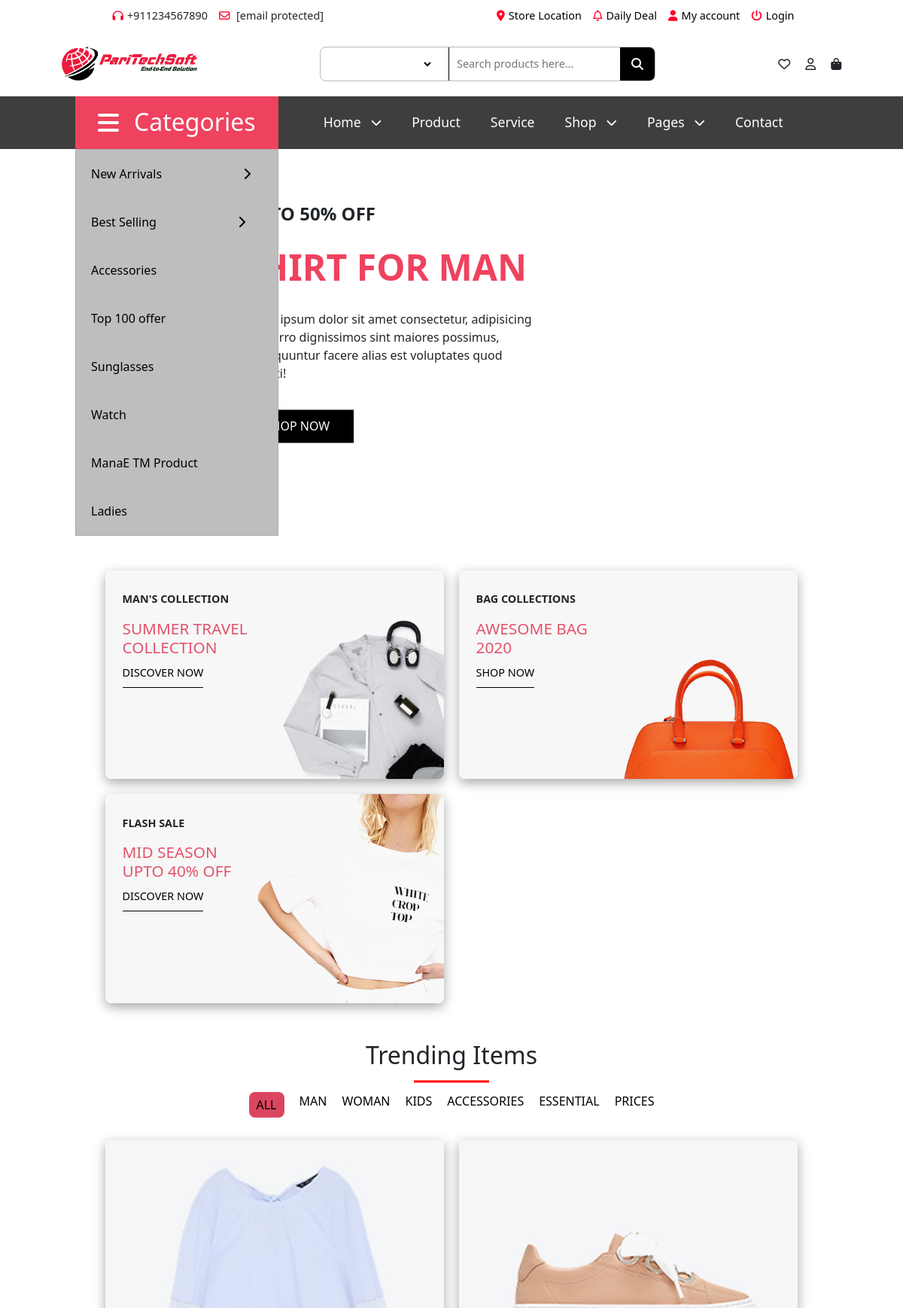
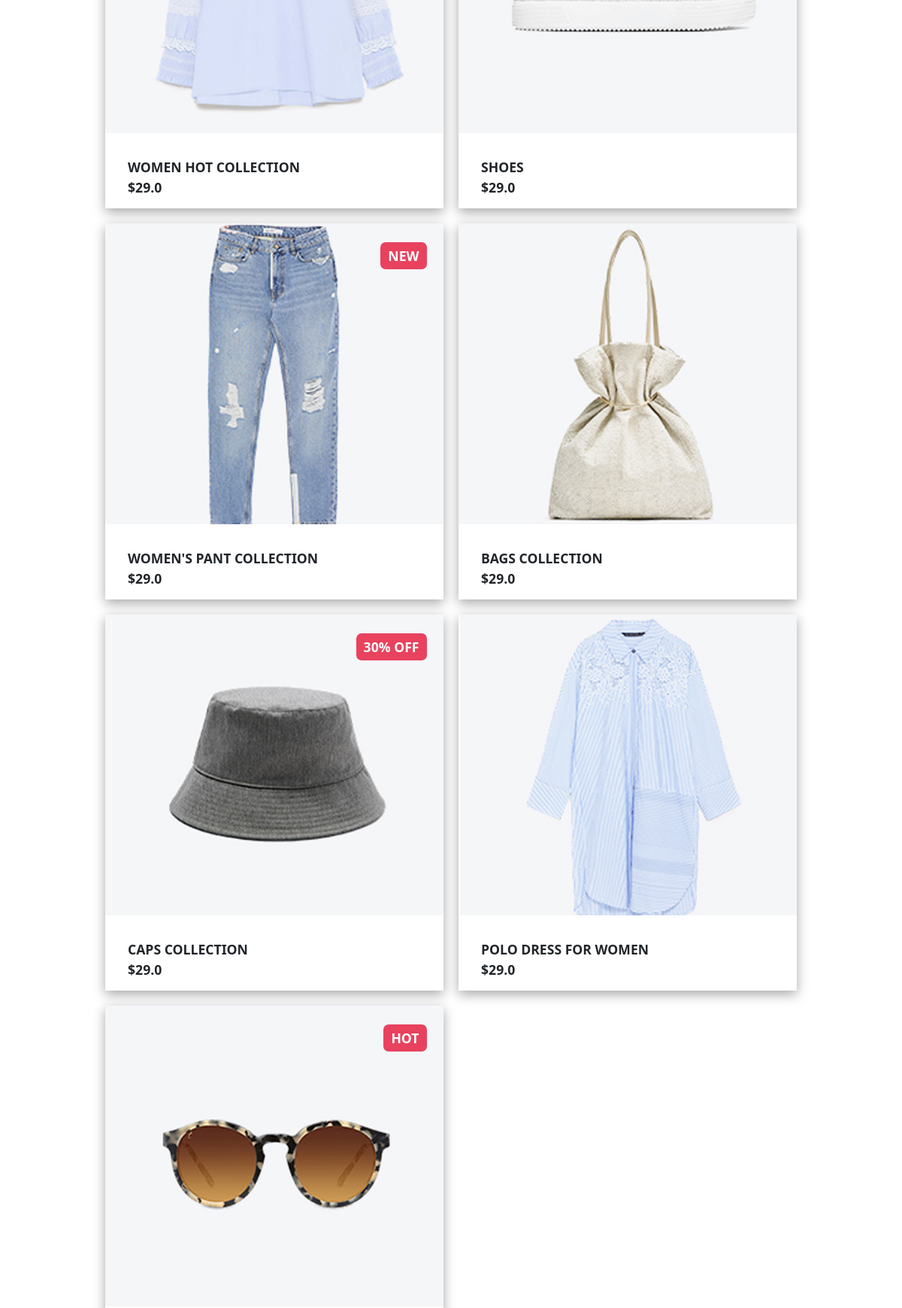
The app's page /category/2/ (upper part) with its own data (2 pictures, top to bottom).
### coreapp/models.py (models this page shows, shortened)
class Category(models.Model):
    name = models.CharField(max_length=50)

class Products(models.Model):
    name = models.CharField(max_length=100)
    price = models.FloatField()
    desc = models.TextField(blank=True)
    image = models.ImageField(upload_to='products_images/')
    offer = models.CharField(max_length=50, blank=True)
    categories = models.ManyToManyField(Category)

### coreapp/views.py (the view)
# urls.py: path('category/<int:cate_id>/', views.products_category, name='products_category'),
def products_category(request, cate_id):
    if cate_id == 0:
        category = 'All'
    else:
        category = get_object_or_404(Category, pk=cate_id)
    categories = Category.objects.all()
    products = Products.objects.filter(categories=category)
    allproducts = Products.objects.all()  # Retrieve all products
    return render(request, 'pages/index.html', {'products': products, 'category': category, 'categories': categories, 'allproducts': allproducts})

### templates/pages/index.html (shortened to what this page needs)
{% extends 'base.html' %} {% load static %} {% block pagecontent %}
<main class="main">
  <div class="main_wrap">
    <h3>up to 50% off</h3>
    <h1>shirt for man</h1>
    <p>
      Lorem ipsum dolor sit amet consectetur, adipisicing elit. Porro
      dignissimos sint maiores possimus, consequuntur facere alias est
      voluptates quod deleniti!
    </p>
    <button>shop now</button>
  </div>
</main>
{% include 'components/collections.html' %}
{% include 'components/products.html' %}
{% endblock %}

### templates/components/products.html
<section class="products">
  <h2 class="prod_title">Trending Items</h2>
    <div class="categories">
      <ul>
        <li class="active"><a href="{% url 'products_category' 0 %}">All</a></li>
        {% for cat in categories %}
        <li class=""><a href="{% url 'products_category' cat.id %}">{{ cat.name }}</a></li>
        {% endfor %}
      </ul>
    </div>
    <div class="products_grid">
      {% for prod in products %}
      <div class="prod_card">
        <img src="{{ prod.image.url }}" alt="{{prod.name}}" />
        <div class="prod_info">
          <p>{{prod.name}}</p>
          <p>${{prod.price}}</p>
        </div>
        <div class="offer">
          {% if prod.offer %}
          <p>{{prod.offer}}</p>
          {% endif %}
        </div>
      </div>
      {% endfor %}
    </div>
  </section>

### core_static/css/styles.css (style rules this page uses)
* { box-sizing: border-box; margin: 0; padding: 0; }
body { overflow-x: hidden; }
.main { width: 100%; height: 70vh; display: flex; align-items: flex-start; justify-content: space-around; align-items: center; position: relative; }
.main_wrap { position: absolute; top: 30%; left: 40%; transform: translate(-40%, -30%); display: flex; flex-direction: column; gap: 20px; }
.main_wrap h3 { text-transform: uppercase; font-weight: bold; font-size: 1.5rem; }
.main_wrap h1 { font-weight: bold; text-transform: uppercase; font-size: 3em; color: rgb(239, 66, 95); }
.main_wrap p { max-width: 400px; }
.main_wrap button { padding: 10px 30px; background-color: black; border: 0; color: white; display: inline-block; width: 150px; text-transform: uppercase; }
.products { margin: 50px 0; }
.prod_title, .items_title { text-align: center; position: relative; margin: 30px 0; }
.prod_title::after, .items_title::after { content: ""; width: 100px; height: 3px; background-color: red; position: absolute; top: 150%; left: 50%; transform: translate(-50%, -150%); }
.categories { display: flex; justify-content: center; align-items: center; }
.categories ul { list-style: none; padding: 0; margin: 0; display: flex; gap: 20px; }
.categories ul li a { text-decoration: none; text-transform: uppercase; color: black; }
.categories ul li.active { background-color: rgb(219, 70, 95); padding: 5px 10px; color: white; border-radius: 8px; }
.products_grid { width: 100%; display: grid; grid-template-columns: repeat(auto-fit, minmax(450px, 450px)); grid-auto-rows: 500px; justify-content: center; gap: 20px; padding: 0 30px; margin: 30px 0; }
.prod_card { position: relative; box-shadow: rgba(0, 0, 0, 0.35) 0px 5px 15px; display: flex; flex-direction: column; justify-content: space-between; }
.prod_card img { width: 100%; height: 80%; object-fit: cover; }
.prod_info { padding: 15px 30px; }
.prod_card p { font-size: 1.1rem; text-transform: uppercase; font-weight: 600; margin: 0; }
.offer { position: absolute; top: 5%; right: 5%; background-color: rgb(232, 66, 94); border-radius: 7px; color: white; }
.offer p { padding: 5px 10px; margin: 0; }

### records on screen
Category: name "MAN"
Category: name "WOMAN"
Category: name "KIDS"
Category: name "ACCESSORIES"
Category: name "ESSENTIAL"
Category: name "PRICES"
Products: image (picture), name "WOMEN HOT COLLECTION", price "29.0"
Products: image (picture), name "SHOES", price "29.0"
Products: image (picture), name "WOMEN'S PANT COLLECTION", price "29.0", offer "NEW"
Products: image (picture), name "BAGS COLLECTION", price "29.0"
Products: image (picture), name "CAPS COLLECTION", price "29.0", offer "30% OFF"
Products: image (picture), name "POLO DRESS FOR WOMEN", price "29.0"
Products: image (picture), offer "HOT"
